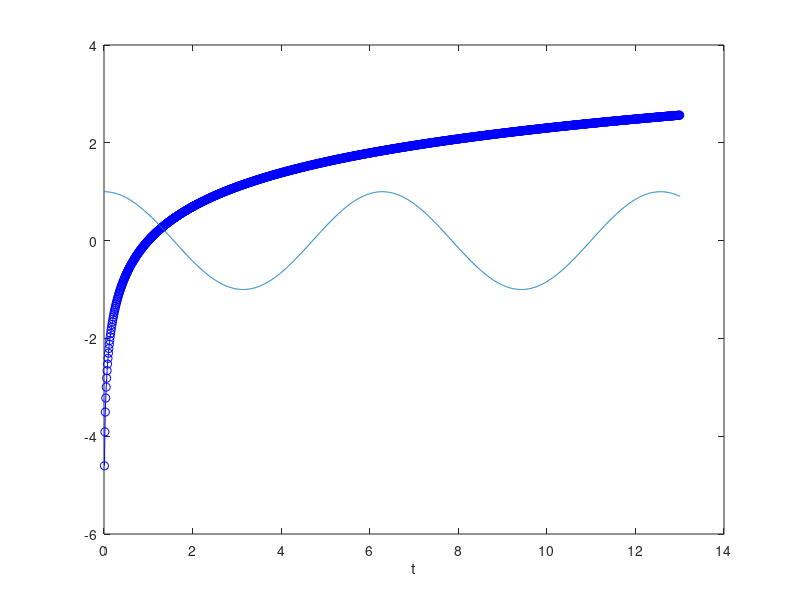

This figure's MATLAB source:
% hamud hamud hababi hamud
clear, clc, clf
a = 0;
b = 13;
dx = 0.01;
x = a : dx : b;

y = log(x);
plot(x, y, 'bo-');

xlabel 't';
hold on;

y2 = cos(x);
plot(x, y2);
